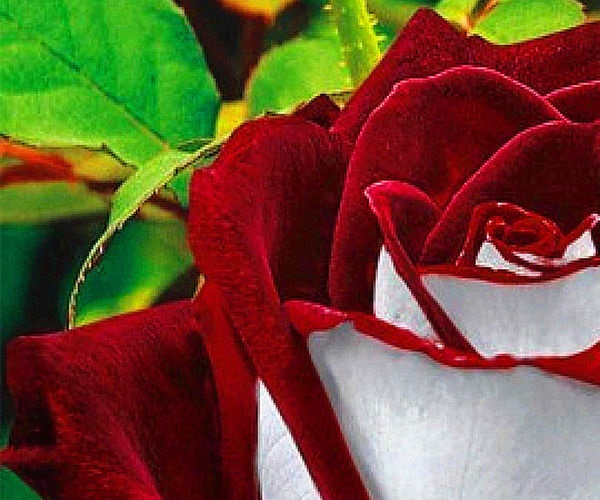
#> input picture OBJECT REGESINATION/rose.jpg, 600 x 500 px
$ python '3_write on image.py'
#> lines starting #> are read from the running program, lines starting #| are printed output that depends on the picture
import numpy as np
import cv2

img=cv2.imread('rose.jpg',cv2.IMREAD_COLOR)
#> img is the input picture: shape (500, 600, 3); mean B, G, R 51.4, 78.7, 111.1
cv2.line(img ,(0,0),(150,150),(255,255,255),15)# whrer u wnat to draw img , from (0,0) to (150,150) , 15 pixel line
#BGR =255,255,255 ; 0,0,255=R ..
#0,0,0 =black ,255,255,255 =white
cv2.rectangle(img,(15,25),(200,150),(255,0,0),10)
cv2.circle(img, (100,63),55,(0,0,255),-1)#center of circle  (100,63),-1 fill the cirlce
#polygons
pts=np.array([[10,5],[20,30],[70,20],[50,10]],np.int32)
cv2.polylines(img,[pts],True,(0,255,255),3) #true wnt ot connetc the first point with the last or not


font =cv2.FONT_HERSHEY_SIMPLEX
cv2.putText(img,'openCV tuts!' ,(0,130),font, 1,(200,255,255),2,cv2.LINE_AA)
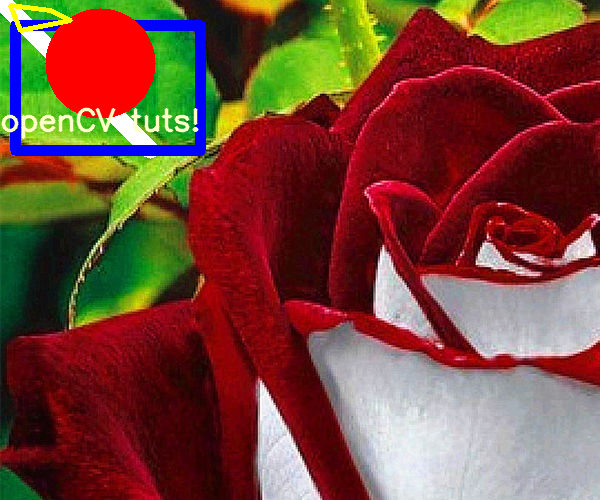
#> img: shape (500, 600, 3); mean B, G, R 56.6, 71.5, 118.8
cv2.imshow('image',img)
cv2.waitKey(0)
cv2.destroyAllWindows()

$ run again, with OBJECT REGESINATION/11.jpg copied over OBJECT REGESINATION/rose.jpg
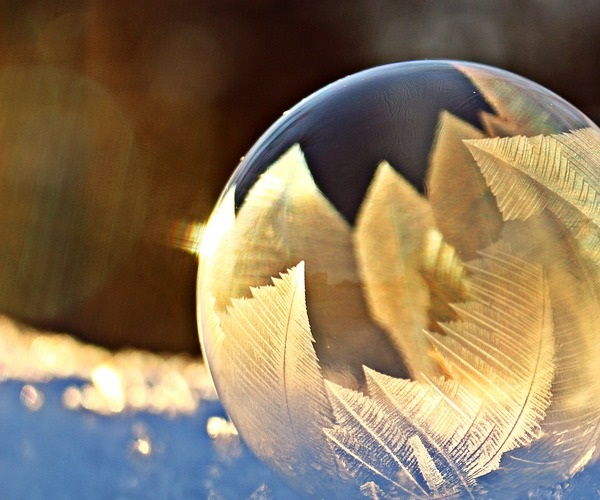
#> input picture OBJECT REGESINATION/11.jpg, 600 x 500 px
#> img is the input picture: shape (500, 600, 3); mean B, G, R 90.7, 118.1, 137.2
#> `cv2.putText(img,'openCV tuts!' ,(0,130),font, 1,(200,255,255),2,cv2.LI..`:
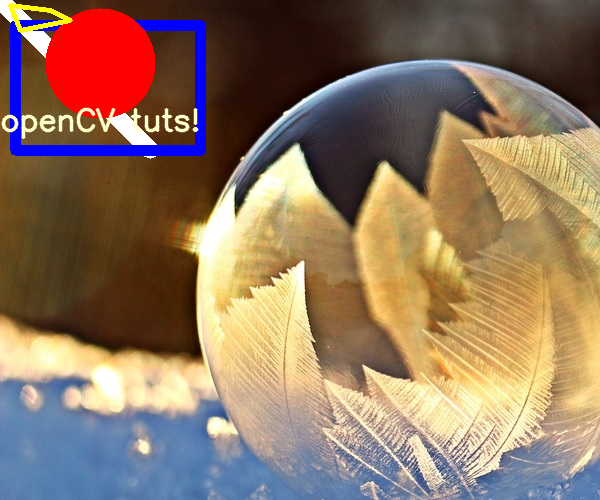
#> img: shape (500, 600, 3); mean B, G, R 96.3, 117.8, 142.7

$ run again, with OBJECT REGESINATION/opencv-template-matching-python-tutorial.jpg copied over OBJECT REGESINATION/rose.jpg
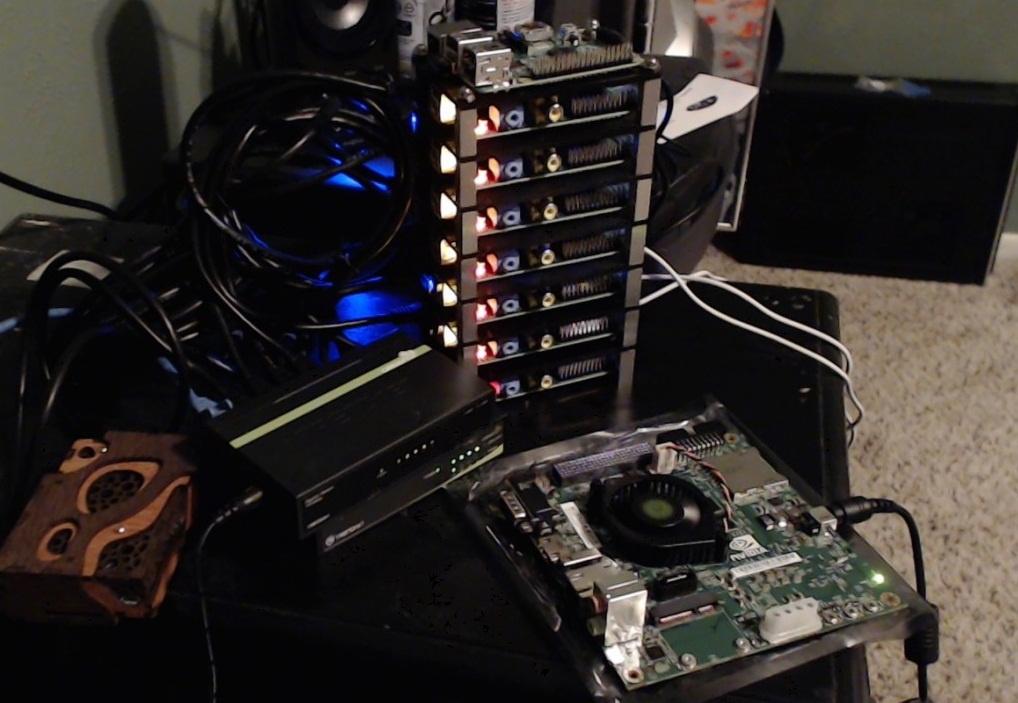
#> input picture OBJECT REGESINATION/opencv-template-matching-python-tutorial.jpg, 1018 x 703 px
#> img is the input picture: shape (703, 1018, 3); mean B, G, R 40.7, 43.2, 48.1
#> `cv2.putText(img,'openCV tuts!' ,(0,130),font, 1,(200,255,255),2,cv2.LI..`:
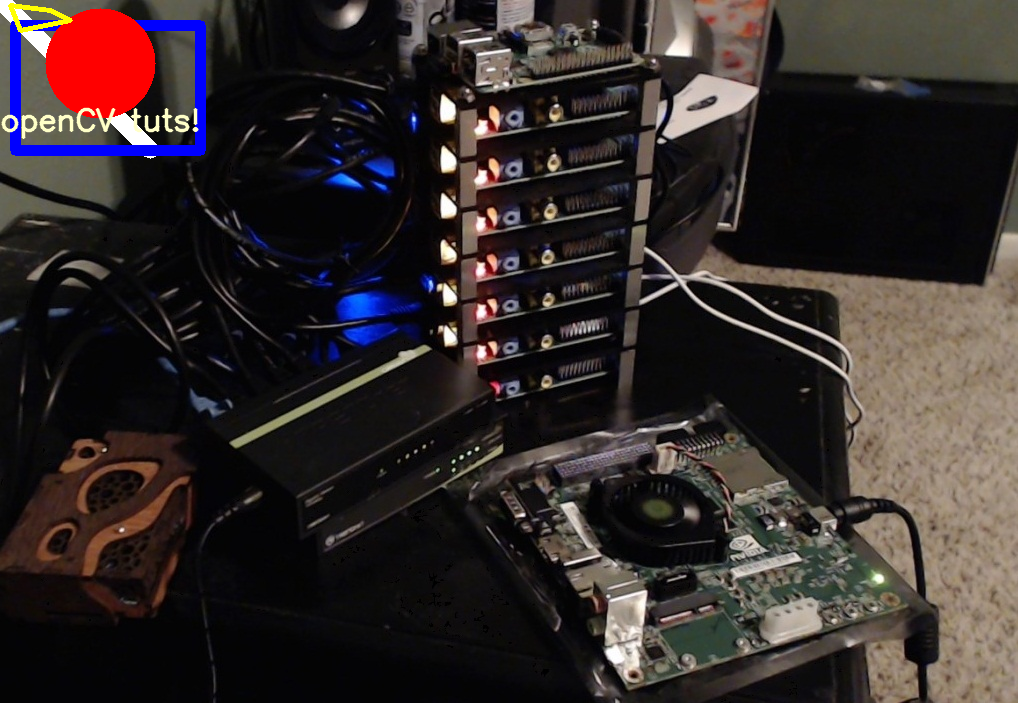
#> img: shape (703, 1018, 3); mean B, G, R 42.2, 42.8, 51
